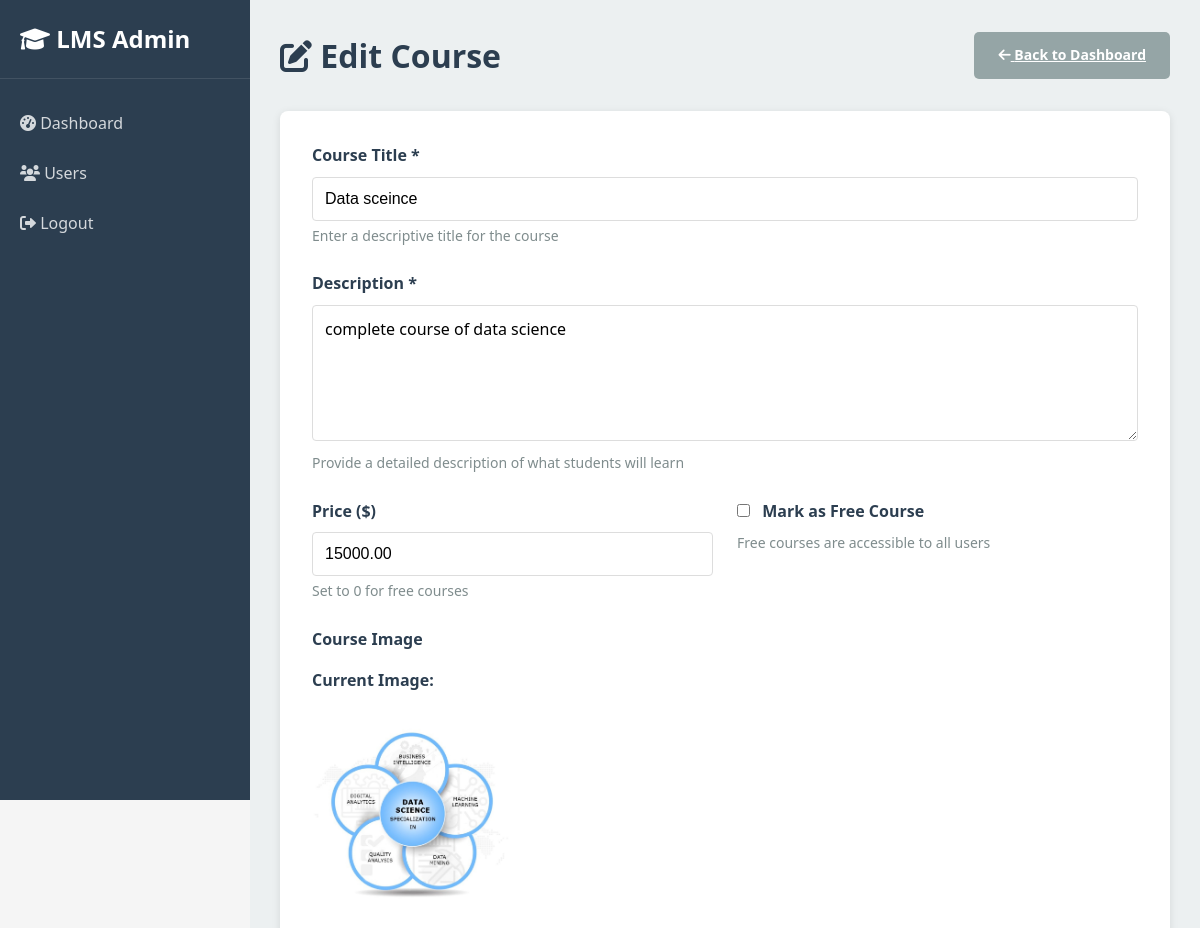
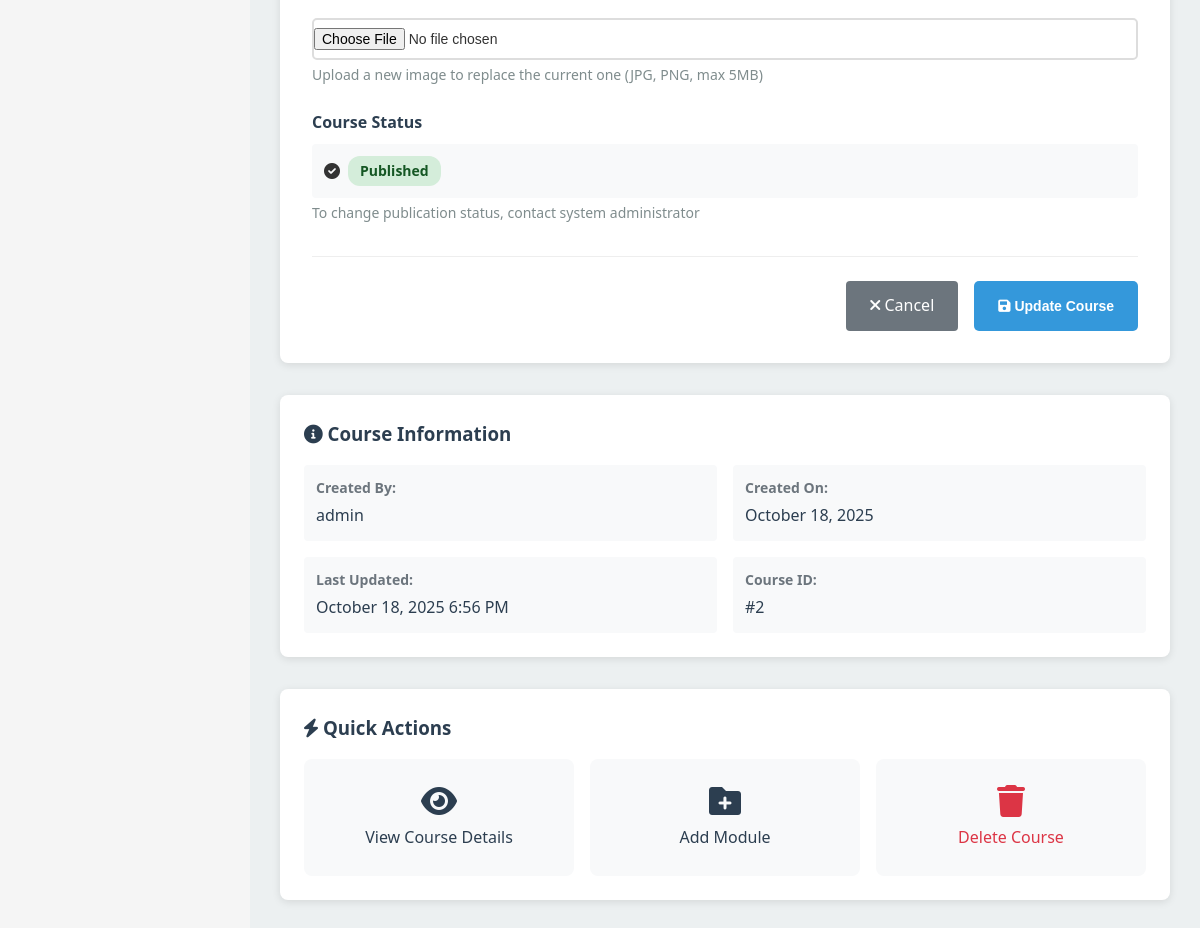
The page /lms-admin/course/2/edit/ (signed in) on the database its author committed (2 pictures, top to bottom).
### courses/models.py (models this page shows, shortened)
class Course(models.Model):
    objects = models.Manager()  # Explicit manager declaration for type checkers
    if TYPE_CHECKING:
        id: int
        modules: 'RelatedManager[Module]'
        enrollments: 'RelatedManager[Enrollment]'
        payments: 'RelatedManager[Payment]'
    title = models.CharField(max_length=200)
    description = models.TextField()
    image = models.ImageField(upload_to='course_images/', blank=True, null=True)
    price = models.DecimalField(max_digits=10, decimal_places=2, default=0.00)
    is_free = models.BooleanField(default=False)
    created_by = models.ForeignKey(User, on_delete=models.CASCADE, related_name='courses_created')
    created_at = models.DateTimeField(default=timezone.now)
    updated_at = models.DateTimeField(auto_now=True)
    is_published = models.BooleanField(default=True)
    class Meta:
        ordering = ['-created_at']

### lms_admin/views.py (the view, shortened to what this page needs)
# urls.py: path('course/<int:course_id>/edit/', views.edit_course, name='edit_course'),
@login_required
@user_passes_test(is_admin)
def edit_course(request, course_id):
    course = get_object_or_404(Course, id=course_id)
    context = {'course': course}
    return render(request, 'lms_admin/edit_course.html', context)

### lms_admin/views.py (called while the page is built)
def is_admin(user):
    return user.is_staff or user.is_superuser

### templates/lms_admin/edit_course.html (shortened to what this page needs)
{% extends 'base.html' %}
{% block content %}
<div class="admin-container">
    <nav class="admin-nav">
        <div class="nav-header">
            <h2><i class="fas fa-graduation-cap"></i> LMS Admin</h2>
        </div>
        <ul class="nav-menu">
            <li><a href="{% url 'lms_admin:dashboard' %}"><i class="fas fa-tachometer-alt"></i> Dashboard</a></li>
            <li><a href="{% url 'lms_admin:user_management' %}"><i class="fas fa-users"></i> Users</a></li>
            <li><a href="{% url 'lms_admin:logout' %}"><i class="fas fa-sign-out-alt"></i> Logout</a></li>
        </ul>
    </nav>
    <div class="admin-main">
        <div class="admin-header">
            <h1><i class="fas fa-edit"></i> Edit Course</h1>
            <a href="{% url 'lms_admin:dashboard' %}" class="btn-secondary">
                <i class="fas fa-arrow-left"></i> Back to Dashboard
            </a>
        </div>
        <div class="form-container">
            <form method="post" enctype="multipart/form-data" class="edit-form">
                <div class="form-group">
                    <label for="title">Course Title *</label>
                    <input type="text" id="title" name="title" value="{{ course.title }}" required>
                    <small>Enter a descriptive title for the course</small>
                </div>
                <div class="form-group">
                    <label for="description">Description *</label>
                    <textarea id="description" name="description" rows="5" required>{{ course.description }}</textarea>
                    <small>Provide a detailed description of what students will learn</small>
                </div>
                <div class="form-row">
                    <div class="form-group">
                        <label for="price">Price ($)</label>
                        <input type="number" id="price" name="price" step="0.01" min="0" value="{{ course.price }}">
                        <small>Set to 0 for free courses</small>
                    </div>
                    <div class="form-group">
                        <label for="is_free">
                            <input type="checkbox" id="is_free" name="is_free" {% if course.is_free %}checked{% endif %}>
                            Mark as Free Course
                        </label>
                        <small>Free courses are accessible to all users</small>
                    </div>
                </div>
                <div class="form-group">
                    <label for="image">Course Image</label>
                    {% if course.image %}
                    <div class="current-image">
                        <p>Current Image:</p>
                        <img src="{{ course.image.url }}" alt="{{ course.title }}" style="max-width: 300px; max-height: 200px; border-radius: 8px; margin: 10px 0;">
                    </div>
                    {% endif %}
                    <input type="file" id="image" name="image" accept="image/*">
                    <small>Upload a new image to replace the current one (JPG, PNG, max 5MB)</small>
                </div>
                <div class="form-group">
                    <label>Course Status</label>
                    <p class="status-info">
                        <i class="fas fa-{% if course.is_published %}check-circle{% else %}times-circle{% endif %}"></i>
                        {% if course.is_published %}
                            <span class="badge badge-success">Published</span>
                        {% else %}
                            <span class="badge badge-draft">Draft</span>
                        {% endif %}
                    </p>
                    <small>To change publication status, contact system administrator</small>
                </div>
                <div class="form-actions">
                    <a href="{% url 'lms_admin:dashboard' %}" class="btn-cancel">
                        <i class="fas fa-times"></i> Cancel
                    </a>
                    <button type="submit" class="btn-primary">
                        <i class="fas fa-save"></i> Update Course
                    </button>
                </div>
            </form>
        </div>
        <div class="course-info-section">
            <h3><i class="fas fa-info-circle"></i> Course Information</h3>
            <div class="info-grid">
                <div class="info-item">
                    <strong>Created By:</strong>
                    <span>{{ course.created_by.username }}</span>
                </div>
                <div class="info-item">
                    <strong>Created On:</strong>
                    <span>{{ course.created_at|date:"F d, Y" }}</span>
                </div>
                <div class="info-item">
                    <strong>Last Updated:</strong>
                    <span>{{ course.updated_at|date:"F d, Y g:i A" }}</span>
                </div>
                <div class="info-item">
                    <strong>Course ID:</strong>
                    <span>#{{ course.id }}</span>
                </div>
            </div>
        </div>
        <div class="quick-actions-section">
            <h3><i class="fas fa-bolt"></i> Quick Actions</h3>
            <div class="actions-grid">
                <a href="{% url 'lms_admin:course_detail' course.id %}" class="action-card">
                    <i class="fas fa-eye"></i>
                    <span>View Course Details</span>
                </a>
                <a href="{% url 'lms_admin:add_module' course.id %}" class="action-card">
                    <i class="fas fa-folder-plus"></i>
                    <span>Add Module</span>
                </a>
                <a href="{% url 'lms_admin:delete_course' course.id %}" class="action-card danger"
                   onclick="return confirm('Are you sure you want to delete this course? This action cannot be undone!')">
                    <i class="fas fa-trash"></i>
                    <span>Delete Course</span>
                </a>
            </div>
        </div>
    </div>
</div>
{% endblock %}

### static/css/style.css (style rules this page uses)
* { margin: 0; padding: 0; box-sizing: border-box; }
body { font-family: 'Segoe UI', Tahoma, Geneva, Verdana, sans-serif; line-height: 1.6; color: #333; background-color: #f5f5f5; }
.admin-container { display: flex; min-height: 100vh; }
.admin-nav { width: 250px; background: #2c3e50; color: white; padding: 20px 0; position: fixed; height: 100vh; overflow-y: auto; }
.nav-header { padding: 0 20px 20px; border-bottom: 1px solid rgba(255,255,255,0.1); }
.nav-header h2 { color: white; }
.nav-menu { list-style: none; padding: 20px 0; }
.nav-menu li a { display: block; padding: 12px 20px; color: rgba(255,255,255,0.8); text-decoration: none; transition: all 0.3s; }
.admin-main { margin-left: 250px; padding: 30px; flex: 1; background: #ecf0f1; }
.admin-header { display: flex; justify-content: space-between; align-items: center; margin-bottom: 30px; }
.admin-header h1 { color: #2c3e50; }
.btn-primary { padding: 12px 24px; background: #3498db; color: white; border: none; border-radius: 5px; cursor: pointer; font-size: 14px; font-weight: 600; transition: all 0.3s; }
.btn-secondary { padding: 12px 24px; background: #95a5a6; color: white; border: none; border-radius: 5px; cursor: pointer; font-size: 14px; font-weight: 600; }
.badge { padding: 4px 8px; border-radius: 4px; font-size: 12px; font-weight: 600; }
.form-group { margin-bottom: 20px; }
.form-group label { display: block; margin-bottom: 8px; color: #555; font-weight: 500; }
.form-group input[type="text"], .form-group input[type="number"], .form-group input[type="url"], .form-group input[type="file"], .form-group textarea, .form-group select { width: 100%; padding: 10px; border: 2px solid #ddd; border-radius: 5px; font-size: 14px; }
.form-group input[type="checkbox"] { margin-right: 8px; }
.form-group textarea { resize: vertical; }
.form-row { display: grid; grid-template-columns: 1fr 1fr; gap: 20px; }

### templates/lms_admin/edit_course.html (style rules this page uses)
.form-container { background: white; padding: 2rem; border-radius: 8px; box-shadow: 0 2px 8px rgba(0,0,0,0.1); margin-bottom: 2rem; }
.edit-form .form-group { margin-bottom: 1.5rem; }
.edit-form label { display: block; font-weight: 600; color: #2c3e50; margin-bottom: 0.5rem; }
.edit-form input[type="text"], .edit-form input[type="number"], .edit-form textarea { width: 100%; padding: 0.75rem; border: 1px solid #ddd; border-radius: 4px; font-size: 1rem; }
.edit-form input[type="file"] { padding: 0.5rem 0; }
.edit-form textarea { resize: vertical; font-family: inherit; }
.edit-form small { display: block; color: #7f8c8d; margin-top: 0.25rem; font-size: 0.875rem; }
.form-row { display: grid; grid-template-columns: 1fr 1fr; gap: 1.5rem; }
.form-group input[type="checkbox"] { width: auto; margin-right: 0.5rem; }
.current-image { margin: 1rem 0; }
.current-image p { font-weight: 600; color: #2c3e50; margin-bottom: 0.5rem; }
.status-info { display: flex; align-items: center; gap: 0.5rem; padding: 0.75rem; background: #f8f9fa; border-radius: 4px; }
.badge { padding: 0.25rem 0.75rem; border-radius: 12px; font-size: 0.875rem; font-weight: 600; }
.badge-success { background: #d4edda; color: #155724; }
.form-actions { display: flex; gap: 1rem; justify-content: flex-end; margin-top: 2rem; padding-top: 1.5rem; border-top: 1px solid #eee; }
.btn-cancel { padding: 0.75rem 1.5rem; background: #6c757d; color: white; border: none; border-radius: 4px; text-decoration: none; cursor: pointer; transition: background 0.3s; }
.course-info-section, .quick-actions-section { background: white; padding: 1.5rem; border-radius: 8px; box-shadow: 0 2px 8px rgba(0,0,0,0.1); margin-bottom: 2rem; }
.course-info-section h3, .quick-actions-section h3 { margin: 0 0 1rem 0; color: #2c3e50; }
.info-grid { display: grid; grid-template-columns: repeat(2, 1fr); gap: 1rem; }
.info-item { padding: 0.75rem; background: #f8f9fa; border-radius: 4px; }
.info-item strong { display: block; color: #6c757d; font-size: 0.875rem; margin-bottom: 0.25rem; }
.info-item span { color: #2c3e50; font-size: 1rem; }
.actions-grid { display: grid; grid-template-columns: repeat(3, 1fr); gap: 1rem; }
.action-card { padding: 1.5rem; background: #f8f9fa; border-radius: 8px; text-align: center; text-decoration: none; color: #2c3e50; transition: all 0.3s; border: 2px solid transparent; }
.action-card i { display: block; font-size: 2rem; margin-bottom: 0.5rem; }
.action-card.danger { color: #dc3545; }

### rows shown on the page
Course: title "Data sceince", description "complete course of data science", price "15000.00", image (picture), created_by.username "admin", created_at "October 18, 2025", updated_at "October 18, 2025 6:56 PM", id "2"
